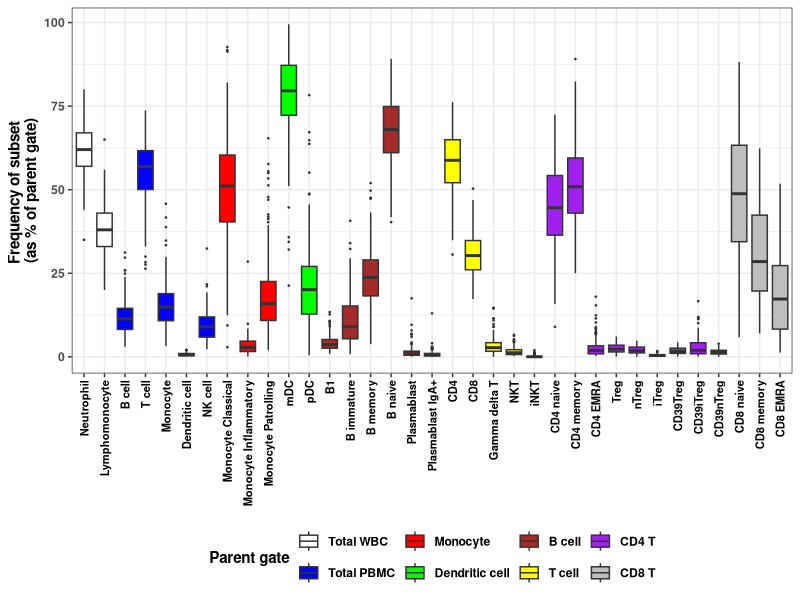
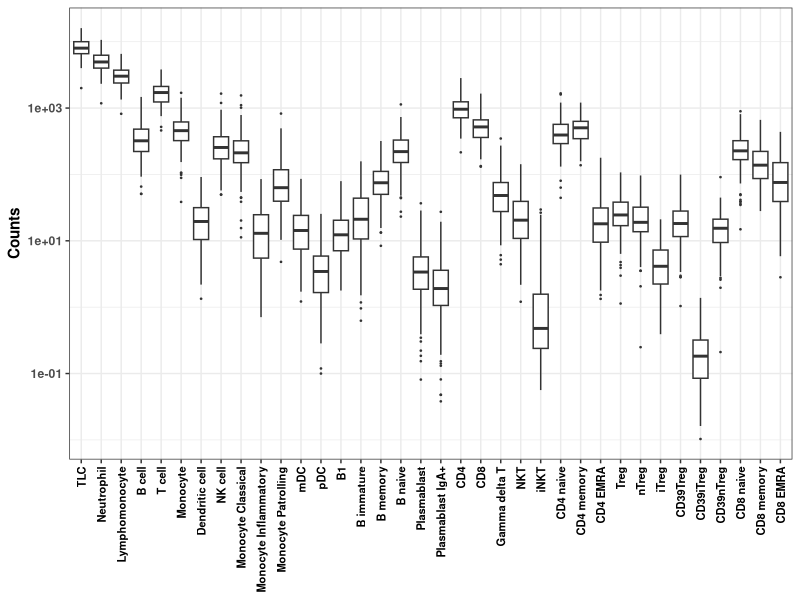

These charts were generated, in order, by the following R code: (Note: this script raises an error after producing the figures.)
# Set working directory to source destination
setwd("~/Documents/Immune_variation/3.Manuscripts/MS2/V5/analysis_V5")
library(readxl)
library(reshape2)
library(ggplot2)
library(cowplot)
library(dplyr)
library(scales)

rm(list = ls())

# Demographics 
Demog <- read.csv("input/SB_demographic.csv")
table(Demog$Sex)
mean(Demog$Age)
sd(Demog$Age)

######### Fig S1 Range of cell frequencies and counts ########
SBF <- read.csv("input/SB_frequency.csv")
SBC <- read.csv("input/SB_count.csv")
gates <- read.csv("input/Subsets_gates.csv")

#Plot of normal range of frequencies 
rm(list=setdiff(ls(), c("SBF", "SBC", "gates")))

dat <- SBF
datm <- melt(dat)
datm <- merge(datm, gates, by.x = "variable", by.y = "Name", all = T)
datm$Parent.Gate <- factor(datm$Parent.Gate, levels = c("Total WBC", "Total PBMC" ,"Monocyte", "Dendritic cell", "B cell", "T cell", "CD4 T", "CD8 T"))
datm <- datm[order(datm$Parent.Gate),]
datm$Subset <- factor(datm$Subset, levels = unique(datm$Subset))
datm <- filter(datm, Subset !="TLC")
mypalette <- c("white", "blue", "red", "green", "brown", "yellow", "purple", "grey")

p1<-ggplot(datm, aes(Subset, value, fill = Parent.Gate))+
  geom_boxplot(outlier.size = 0.25)+
  scale_fill_manual(values = mypalette)+
  theme_bw()+
  theme(legend.position="bottom")+
  theme(text = element_text(colour = "black", face = "bold"))+
  theme(axis.text.x = element_text(angle = 90, 
                                   size = 8, #face = "bold",
                                   colour = "black",
                                   vjust = 0.5, hjust = 1))+
  #ggtitle("Normal range of immune cell frequencies in adult blood")+
  labs(x=NULL, y="Frequency of subset \n(as % of parent gate)", fill="Parent gate")

p1
arrangement <- c(as.character(unique(datm$Subset)))

# Plot of normal range of counts 
dat <- SBC
datm <- melt(dat)
datm <- merge(datm, gates, by.x = "variable", by.y = "Name", all.x  = T)
str(datm)
TLC <- "TLC"
arrangement <- c(TLC, arrangement)
datm$Subset <- factor(datm$Subset, levels = arrangement)

p2<- ggplot(datm, aes(Subset, value))+
  geom_boxplot(outlier.size = 0.25)+
  theme_bw()+
  theme(text = element_text(colour = "black", face = "bold"))+
  theme(axis.text.x = element_text(angle = 90, 
                                   size = 8, #face = "bold",
                                   colour = "black",
                                   vjust = 0.5, hjust = 1))+
  #ggtitle("Normal range of immune cell frequencies in adult blood")+
  labs(x=NULL, y="Counts")+
  scale_y_log10()
p2

pdf("output/FigS1.pdf", height = 10, width = 7)
plot_grid(p1, p2, nrow = 2, align = "v", labels = "AUTO")
dev.off()

# Spreadsheet of range of cell frequencies and counts 
SBF <- read.csv("input/SB_frequency.csv")
SBC <- read.csv("input/SB_count.csv")

######### Table S2: Table of normal ranges ##########
library(fBasics)
SUMMARY_FREQ <- data.frame(basicStats(SBF[,-c(1:3)]))[c("Mean", "Stdev", "Median", "Minimum", "Maximum", "1. Quartile", "3. Quartile"),]
SUMMARY_FREQ <- data.frame(t(SUMMARY_FREQ))
SUMMARY_FREQ$name <- rownames(SUMMARY_FREQ)
SUMMARY_FREQ <- melt(SUMMARY_FREQ)
SUMMARY_FREQ$Parameter <- rep("Frequency")
SUMMARY_COUNT <- data.frame(basicStats(SBC[,-c(1:3)]))[c("Mean", "Stdev", "Median", "Minimum", "Maximum", "1. Quartile", "3. Quartile"),]
SUMMARY_COUNT <- data.frame(t(SUMMARY_COUNT))
SUMMARY_COUNT$name <- rownames(SUMMARY_COUNT)
SUMMARY_COUNT <- melt(SUMMARY_COUNT)
SUMMARY_COUNT$Parameter <- rep("Count")
SUMMARY <- rbind(SUMMARY_FREQ, SUMMARY_COUNT)
SUMMARY <- dcast(SUMMARY, name+Parameter~variable, value.var = "value")
colnames(SUMMARY) 
colnames(SUMMARY) <- c("Subset","Parameter","Mean","Stdev","Median",
                       "Minimum", "Maximum","Quartile (25)", "Quartile (75)")

write.csv(SUMMARY, "output/TableS2.csv", row.names = F)

######## comparison between males and females ########
rm(list = ls())
Demog <- read.csv("input/SB_demographic.csv")
Demog = Demog[,1:2]
SBF <- read.csv("input/SB_frequency.csv")
SBC <- read.csv("input/SB_count.csv")
# insert demographic details into SBF and SBC
SBF = merge(Demog, SBF)
SBC = merge(Demog, SBC)
aggregate(SBF[,-c(1:4)], by=list(SBF$Sex), mean, na.rm = T)

# SBF
SBF = dplyr::filter(SBF, Bleed == "a") # choose only 1 time point for comparison
SBF_M = dplyr::filter(SBF, Sex == "M")
SBF_F = dplyr::filter(SBF, Sex == "F")

SBF_M = data.frame(basicStats(SBF_M[,-c(1:4)]))[c("Mean", "Stdev", "Median", "Minimum", "Maximum", "1. Quartile", "3. Quartile"),]
SBF_F = data.frame(basicStats(SBF_F[,-c(1:4)]))[c("Mean", "Stdev", "Median", "Minimum", "Maximum", "1. Quartile", "3. Quartile"),]

SBF_TTESTS <- lapply(SBF[,-c(1:4)], function(i) t.test(i ~ SBF$Sex))
SBF_TTESTS$CD4$p.value

SBF_PVALS <- data.frame(sapply(SBF_TTESTS, '[[', 'p.value'))
colnames(SBF_PVALS) <- c("P_value")
SBF_PVALS$P_adjust <- p.adjust(SBF_PVALS$P_value, method = "bonferroni", n = nrow(SBF_PVALS))
SBF_PVALS = data.frame(t(SBF_PVALS))

SBF_F = round(SBF_F, 1)
SBF_M = round(SBF_M, 1)
SBF_PVALS = round(SBF_PVALS, 3)
SBF_F$Sex = rep("Female")
SBF_M$Sex = rep("Male")
SBF_PVALS$Sex = rep("P-values")
SBF_F$Parameter = rownames(SBF_F)
SBF_M$Parameter = rownames(SBF_M)
SBF_PVALS$Parameter = rownames(SBF_PVALS)
SBF_summary = rbind(SBF_F, SBF_M, SBF_PVALS)
SBF_summary$VARIABLE = rep("Frequency")
SBF_summary = SBF_summary[,c(38,36, 37, 1:35)]

# SBC
SBC = dplyr::filter(SBC, Bleed == "a") # choose only 1 time point for comparison
SBC_M = dplyr::filter(SBC, Sex == "M")
SBC_F = dplyr::filter(SBC, Sex == "F")

SBC_M = data.frame(basicStats(SBC_M[,-c(1:4)]))[c("Mean", "Stdev", "Median", "Minimum", "Maximum", "1. Quartile", "3. Quartile"),]
SBC_F = data.frame(basicStats(SBC_F[,-c(1:4)]))[c("Mean", "Stdev", "Median", "Minimum", "Maximum", "1. Quartile", "3. Quartile"),]

SBC_TTESTS <- lapply(SBC[,-c(1:4)], function(i) t.test(i ~ SBC$Sex))
SBC_TTESTS$CD4$p.value

SBC_PVALS <- data.frame(sapply(SBC_TTESTS, '[[', 'p.value'))
colnames(SBC_PVALS) <- c("P_value")
SBC_PVALS$P_adjust <- p.adjust(SBC_PVALS$P_value, method = "bonferroni", n = nrow(SBC_PVALS))
SBC_PVALS = data.frame(t(SBC_PVALS))

SBC_F = round(SBC_F, 1)
SBC_M = round(SBC_M, 1)
SBC_PVALS = round(SBC_PVALS, 3)
SBC_F$Sex = rep("Female")
SBC_M$Sex = rep("Male")
SBC_PVALS$Sex = rep("P-values")
SBC_F$Parameter = rownames(SBC_F)
SBC_M$Parameter = rownames(SBC_M)
SBC_PVALS$Parameter = rownames(SBC_PVALS)
SBC_summary = rbind(SBC_F, SBC_M, SBC_PVALS)
SBC_summary$VARIABLE = rep("Count")
SBC_summary = SBC_summary[,c(39,37, 38, 1:36)]

SBF_summary$TLC = rep(NA)
GENDER = rbind(SBF_summary, SBC_summary)
write.csv(GENDER, "output/TableS3.csv", row.names = F)

########## Seasonal variation ###########
rm(list = ls())
DATES = read_excel("input/Dates_of_bleed.xlsx")
SBF <- read.csv("input/SB_frequency.csv")
DATES = melt(DATES)
names(DATES) = c("ID", "Bleed", "Month")
SBF = merge(DATES, SBF)
str(SBF$Month)
SBF$Parameter = NULL
SBF[,-c(1:3)] = scale(SBF[,-c(1:3)])

SBFm = melt(SBF, id.vars = c("ID", "Bleed", "Month"))

pdf("output/FigS2.pdf", width = 12, height = 12)
ggplot(SBFm, aes(Month, value))+
  geom_point(alpha = 0.5)+
  geom_smooth(method = "lm")+
  facet_wrap(~variable, nrow = 5)+
  scale_x_datetime(labels = date_format("%b"))+
  labs(y = "Frequency of subsets \n expressed as % of parent gate \n (z-scores)")+
  theme_bw()
dev.off()



########### Variance calculation ###########
#as suggested by Satyajit 11-09-2019 #

setwd("~/Documents/Immune_variation/3.Manuscripts/MS2/V5/analysis_V5")
library(readxl)
library(reshape2)
library(ggplot2)
library(cowplot)
library(dplyr)
library(scales)

rm(list = ls())

SBF <- read.csv("input/SB_frequency.csv")
SBF <- SBF[, !names(SBF) %in% c("TLC","Neutrophil", "Lymphomonocyte")] 

# between-individual variation
BETW = SBF
BETW = dplyr::filter(SBF, Bleed == "a")
BETW = BETW[,-c(1:3)]
BETW = apply(BETW, 2, function(x){x/mean(x, na.rm = T)}) 
# normalizing each value by dividing it by mean of the subset. 
# Now mean of all subsets is centered around 1.
# but the variance is preserved
apply(BETW, 1, median, na.rm = T) # there is some skewing in a few subsets

BETWVAR = data.frame(apply(BETW, 2, function(x){sd(x, na.rm = T)^2})) # calculate variance
BETWVAR$Name = rownames(BETWVAR)
rownames(BETWVAR) = 1:nrow(BETWVAR)
names(BETWVAR)[1] = "VAR_betw"
BETWVAR = BETWVAR[, c("Name", "VAR_betw")]
BETWVAR$Name = gsub("_", " ",BETWVAR$Name)
BETWVAR = BETWVAR[order(BETWVAR$VAR_betw),]
BETWVAR$Name = factor(BETWVAR$Name, levels = BETWVAR$Name)

# within-individual variation
INTRA = SBF
INTRA$Parameter = NULL
INTRA[,-c(1:2)] = apply(INTRA[,-c(1:2)], 2, function(x){x/mean(x, na.rm = T)})
INTRA = aggregate(INTRA[,-c(1:2)], by=list(INTRA$ID), function(x){sd(x, na.rm = T)^2})
colnames(INTRA)[1] = "ID"
INTRA = data.frame(apply(INTRA[,-1], 2, mean, na.rm=T))
INTRA$Name = rownames(INTRA)
rownames(INTRA) = 1:nrow(INTRA)
colnames(INTRA) = c("VAR_INTRA", "Name")
INTRA$Name = gsub("_", " ", INTRA$Name)
INTRA = INTRA[order(INTRA$VAR_INTRA),]
INTRA$Name = factor(INTRA$Name, levels = BETWVAR$Name)

VAR = merge(INTRA, BETWVAR)
VAR = VAR[order(VAR$VAR_betw),]
VAR$Name = factor(VAR$Name)
toplot = melt(VAR)
toplot$variable = gsub("VAR_INTRA", "Within-individual",toplot$variable)
toplot$variable = gsub("VAR_betw", "Between-individual",toplot$variable)

pdf("output/Fig1.pdf", width = 8, height = 7)
ggplot(toplot, aes(Name, value))+
  geom_bar(stat = "identity", aes(fill = variable), position = "dodge")+
  theme_cowplot()+
  labs(x = NULL,
       y = "Variance \n(normalized for mean)",
       fill = NULL)+
  theme(axis.text.x = element_text(angle = 90, size = 9, vjust = 0.5, hjust = 1))+
  theme(text = element_text(size = 11))+
  theme(legend.position = c(0.3, 0.8))
dev.off()

# technical variation
BB40 = read_excel("input/Rawdata_BB40.xlsx")
BB43 = read_excel("input/Rawdata_BB43.xlsx")
BB58 = read_excel("input/Rawdata_BB58.xlsx")

tech = rbind(BB40, BB43, BB58)

tech[,-1] = apply(tech[,-1], 1, function(x){x/mean(x, na.rm = T)}) # row-wise mean standardize
tech$Name = gsub("_", " ", tech$Name)
sort(VAR$Name)
sort(tech$Name)
tech$Name = factor(tech$Name, levels = VAR$Name)

tech = melt(tech)
tech$variable = NULL
tech = aggregate(tech$value, by = list(tech$Name), function(x){sd(x, na.rm = T)^2})
colnames(tech) = c("Name", "VAR_tech")
identical(sort(as.character(VAR$Name)), sort(as.character(tech$Name))) # subset names are identical

VAR = merge(VAR, tech)
VAR$Name = factor(VAR$Name, levels = BETWVAR$Name)

toplot = melt(VAR)
toplot$variable = gsub("VAR_INTRA", "Within-individual",toplot$variable)
toplot$variable = gsub("VAR_betw", "Between-individual",toplot$variable)
toplot$variable = gsub("VAR_tech", "Technical replicates",toplot$variable)
toplot$variable = factor(toplot$variable, levels = c("Between-individual",
                                                     "Within-individual",
                                                     "Technical replicates"))

p1 = ggplot(toplot, aes(Name, value))+
  geom_bar(stat = "identity", aes(fill = variable), position = "dodge")+
  theme_cowplot()+
  labs(x = NULL,
       y = "Variance \n(normalized for mean)",
       fill = NULL,
       title = "Technical variation in immune subsets")+
  theme(axis.text.x = element_text(angle = 90, size = 9, vjust = 0.5, hjust = 1))+
  theme(text = element_text(size = 11))+
  theme(legend.position = c(0.3, 0.8))
p1

summary(lm(data = VAR, VAR_betw~VAR_INTRA+VAR_tech))


p2=ggplot(VAR, aes(VAR_INTRA, VAR_betw))+
  geom_point()+
  geom_smooth(method = "lm")+
  scale_y_log10()+
  scale_x_log10()+
  annotate("text", x= 0.2, y = 0.03, label = "Adjusted R-squared:  0.52 \nt-value = 5.98 \np-value = 1.46e-06",
           colour = "red")+
  theme(text = element_text(size = 11))+
  labs(x = "Within-individual variance \nof immune subsets", 
       y = "Between-individual variance \nof immune subsets",
       title = "After adjusting for technical variation")
p2

summary(lm(data = VAR, VAR_INTRA~VAR_tech))

p3=ggplot(VAR, aes(VAR_INTRA, VAR_tech))+
  geom_point()+
  geom_smooth(method = "lm")+
  scale_y_log10()+
  scale_x_log10()+
  annotate("text", x= 0.5, y = 0.03, label = "p-value = 0.39",
           colour = "red")+
  theme(text = element_text(size = 11))+
  labs(x = "Within-individual variance \nof immune subsets", 
       y = "Variance in technical replicates \nof immune subsets",
       title = "Within-individual variance vs \ntechnical variance")
p3

summary(lm(data = VAR, VAR_betw~VAR_tech))

p4 = ggplot(VAR, aes(VAR_betw, VAR_tech))+
  geom_point()+
  geom_smooth(method = "lm")+
  scale_y_log10()+
  scale_x_log10()+
  annotate("text", x= 1.2, y = 0.02, label = "p-value = 0.37",
           colour = "red")+
  theme(text = element_text(size = 11))+
  labs(x = "Between-individual variance \nof immune subsets", 
       y = "Variance in technical replicates \nof immune subsets",
       title = "Between-individual variance vs \ntechnical variance")

p4


# check for mean-variance plot for technical replicates
BB40 = read_excel("input/Rawdata_BB40.xlsx")
BB43 = read_excel("input/Rawdata_BB43.xlsx")
BB58 = read_excel("input/Rawdata_BB58.xlsx")

BB40$ID = rep("BB40")
BB43$ID = rep("BB43")
BB58$ID = rep("BB58")
tech = rbind(BB40, BB43, BB58)

tech = melt(tech)
tech = aggregate(tech$value, by = list(tech$Name), mean, na.rm = T)
colnames(tech) = c("Name", "Mean") # these are population sizes

tech$Name = gsub("_", " ", tech$Name)
tech = merge(tech, VAR)
summary(lm(data = tech, VAR_tech~Mean))

p5=ggplot(tech, aes(Mean, VAR_tech))+
  geom_point()+
  geom_smooth(method = "lm", 
              colour = "red", size = 0.5)+
  annotate("text", x= 60, y = 0.6, label = "Adjusted R-squared:  0.07 \nt-value = 1.84 \np-value = 0.08",
           colour = "red")+
  theme_cowplot()+
  #scale_x_log10()+
  scale_y_log10()+
  theme(text = element_text(size = 11))+
  labs(x = "Population size of each subset\n(frequency expressed as % of parent gate)",
       y = "Variance in technical replicates",
       title = "Variability in technical replicates vs \n population size of immune subsets")
p5

VAR = VAR[, c(1, 3, 2, 4)]
VAR_NEW = VAR
colnames(VAR_NEW) = c("Name", "Between-individual", "Within-individual", "Technical replicates")
write.csv(VAR_NEW, "output/TableS4.csv", row.names = F)

pdf("output/FigS3.pdf", width = 7, height = 7)
p1
p2
p3
p4
p5
dev.off()
